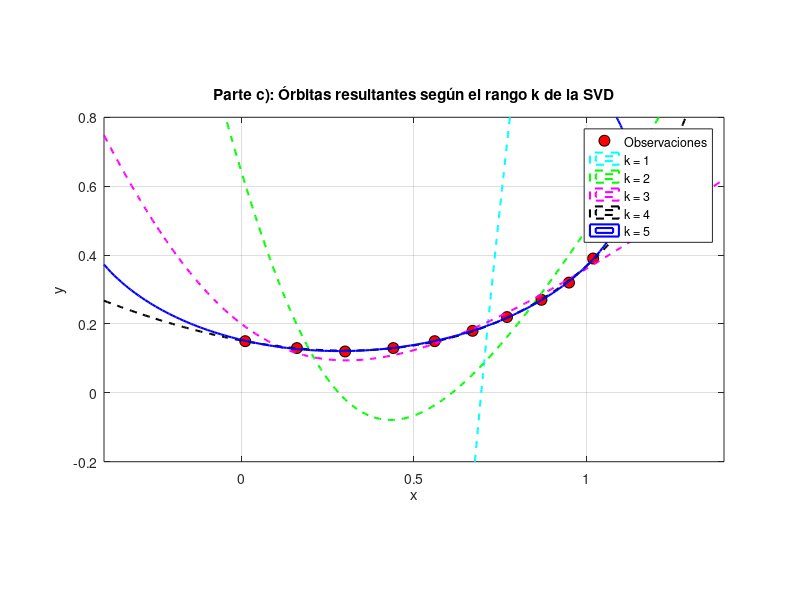

The MATLAB source for this figure:
% 1. Datos observacionales originales
x_obs = [1.02, 0.95, 0.87, 0.77, 0.67, 0.56, 0.44, 0.30, 0.16, 0.01]';
y_obs = [0.39, 0.32, 0.27, 0.22, 0.18, 0.15, 0.13, 0.12, 0.13, 0.15]';

% Matriz de diseño A (10 x 5) y vector b (10 x 1)
A = [y_obs.^2, x_obs.*y_obs, x_obs, y_obs, ones(size(x_obs))];
b = x_obs.^2;

% 2. Descomposición SVD completa
[U, S, V] = svd(A);
sigma = diag(S);

fprintf('=== Valores Singulares de A ===\n');
for i = 1:5
    fprintf('sigma_%d = %.6e\n', i, sigma(i));
end
fprintf('\nNúmero de condición kappa_2(A) = %.4e\n\n', sigma(1)/sigma(5));

% 3. Grilla para graficación
[X, Y] = meshgrid(-0.4:0.01:1.4, -0.2:0.01:0.8);

figure;
plot(x_obs, y_obs, 'ko', 'MarkerSize', 8, 'MarkerFaceColor', 'r', 'DisplayName', 'Observaciones');
hold on;
colors = {'c--', 'g--', 'm--', 'k--', 'b-'};

% 4. Cómputo de la solución truncada para k = 1, ..., 5
coef_k = zeros(5, 5);
for k = 1:5
    % Pseudoinversa truncada a rango k
    S_k_inv = zeros(5, 10);
    for i = 1:k
        S_k_inv(i,i) = 1 / sigma(i);
    end

    coef_k(:, k) = V * S_k_inv * U' * b;

    % Graficación de la curva Z(X,Y) = 0 para el rango k
    Z = X.^2 - (coef_k(1,k)*Y.^2 + coef_k(2,k)*X.*Y + coef_k(3,k)*X + coef_k(4,k)*Y + coef_k(5,k));
    contour(X, Y, Z, [0 0], colors{k}, 'LineWidth', 1.5, 'DisplayName', sprintf('k = %d', k));
end

grid on;
xlabel('x'); ylabel('y');
title('Parte c): Órbitas resultantes según el rango k de la SVD');
legend('Location', 'northeast');
axis equal;
